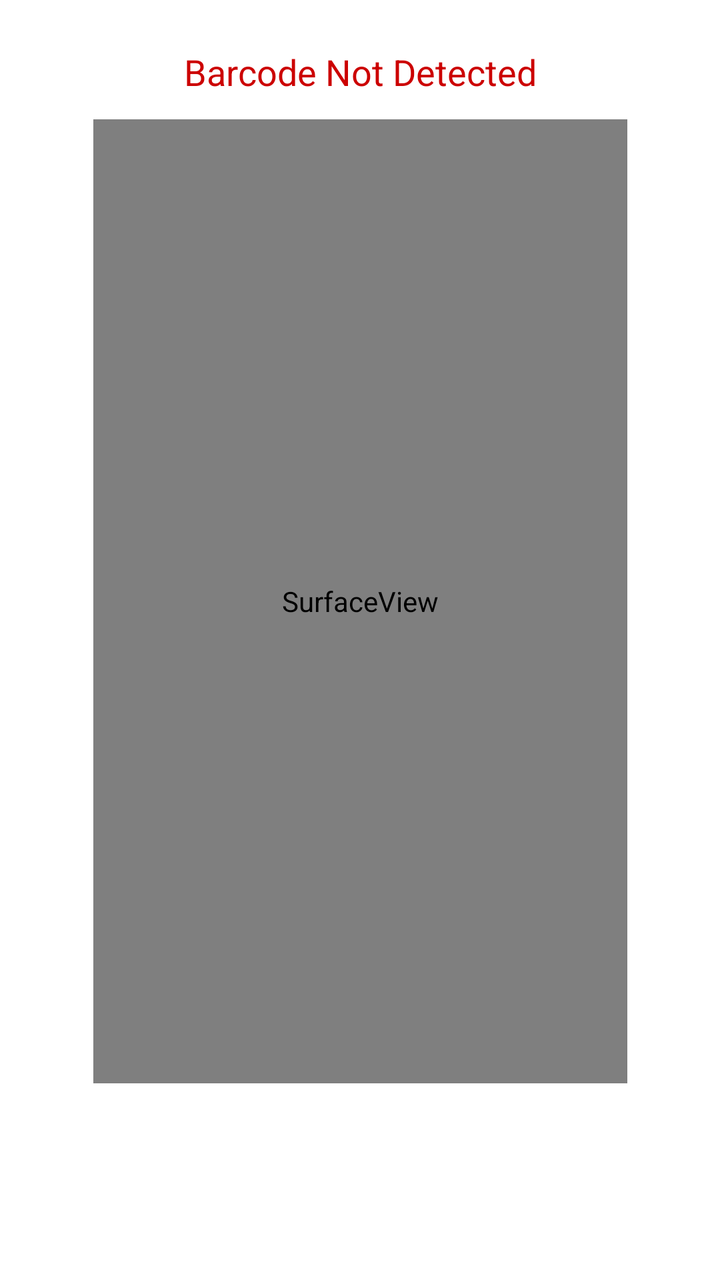
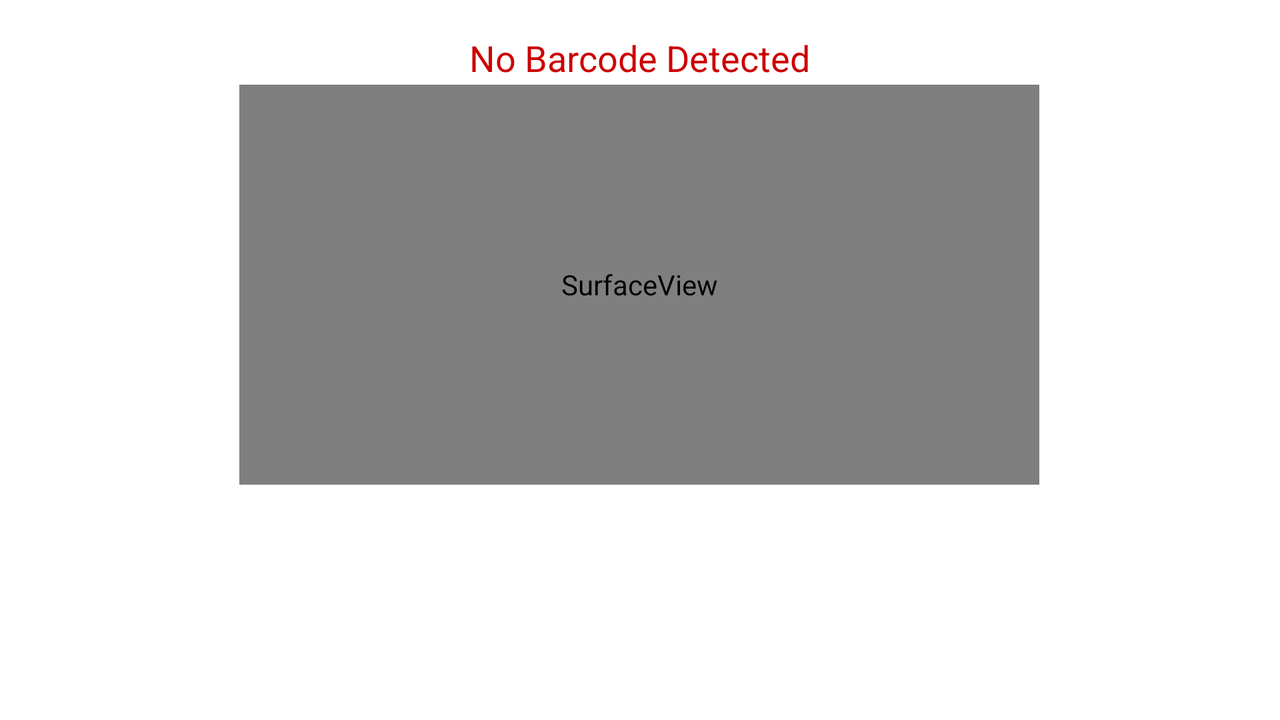

One screen, two layout resources from the same app: the default and the repository's alternative for another configuration. Each is rendered where Android would select it; the XML of both is given below.
<!-- AndroidManifest.xml: application theme Theme.QRBarCodeScanner -->
<!-- res/layout/activity_scanned_barcode.xml -->
<?xml version="1.0" encoding="utf-8"?>
<androidx.constraintlayout.widget.ConstraintLayout xmlns:android="http://schemas.android.com/apk/res/android"
    xmlns:app="http://schemas.android.com/apk/res-auto"
    xmlns:tools="http://schemas.android.com/tools"
    android:layout_width="match_parent"
    android:layout_height="match_parent">

    <Button
        android:id="@+id/viewText"
        android:layout_width="300dp"
        android:layout_height="wrap_content"
        android:backgroundTint="@android:color/holo_red_dark"
        android:text="Click to View"
        android:visibility="invisible"
        app:layout_constraintBottom_toTopOf="@+id/surfaceView"
        app:layout_constraintEnd_toEndOf="parent"
        app:layout_constraintHorizontal_bias="0.494"
        app:layout_constraintStart_toStartOf="@+id/txtBarcodeValue"
        app:layout_constraintTop_toTopOf="parent"
        app:layout_constraintVertical_bias="1.0" />

    <Button
        android:id="@+id/btnScanAgain"
        android:backgroundTint="@android:color/holo_red_dark"
        android:layout_width="300dp"
        android:layout_height="wrap_content"
        android:layout_marginStart="8dp"
        android:layout_marginEnd="8dp"
        android:layout_marginBottom="50dp"
        android:text="Scan Again"
        android:visibility="invisible"
        app:layout_constraintBottom_toBottomOf="parent"
        app:layout_constraintEnd_toEndOf="parent"
        app:layout_constraintHorizontal_bias="0.494"
        app:layout_constraintStart_toStartOf="parent"
        app:layout_constraintTop_toBottomOf="@+id/surfaceView"
        app:layout_constraintVertical_bias="0.0" />

    <SurfaceView
        android:id="@+id/surfaceView"
        android:layout_width="267dp"
        android:layout_height="482dp"
        android:layout_marginStart="35dp"
        android:layout_marginEnd="35dp"
        app:layout_constraintBottom_toBottomOf="parent"
        app:layout_constraintEnd_toEndOf="parent"
        app:layout_constraintStart_toStartOf="parent"
        app:layout_constraintTop_toTopOf="parent"
        app:layout_constraintVertical_bias="0.377" />

    <TextView
        android:id="@+id/txtBarcodeValue"
        android:layout_width="0dp"
        android:layout_height="0dp"
        android:layout_marginTop="12dp"
        android:gravity="center"
        android:text="Barcode Not Detected"
        android:textColor="@android:color/holo_red_dark"
        android:textSize="18sp"
        app:layout_constraintBottom_toTopOf="@+id/surfaceView"
        app:layout_constraintEnd_toEndOf="parent"
        app:layout_constraintStart_toStartOf="parent"
        app:layout_constraintTop_toTopOf="parent"
        app:layout_constraintVertical_bias="1.0" />

    <LinearLayout
        android:layout_width="wrap_content"
        android:layout_height="50dp"
        app:layout_constraintBottom_toBottomOf="parent"
        app:layout_constraintEnd_toEndOf="parent"
        app:layout_constraintHorizontal_bias="0.4"
        app:layout_constraintStart_toStartOf="parent"
        app:layout_constraintTop_toBottomOf="@+id/btnScanAgain"
        app:layout_constraintVertical_bias="1.0">

        <Button
            android:id="@+id/btnAction"
            android:layout_width="336dp"
            android:layout_height="match_parent"
            android:text="ADD CONTENT IN THE MAIL"
            android:visibility="invisible"
            android:backgroundTint="@android:color/holo_red_dark"
            app:layout_constraintBottom_toBottomOf="parent"
            app:layout_constraintEnd_toEndOf="parent"
            app:layout_constraintHorizontal_bias="0.04"
            app:layout_constraintStart_toStartOf="parent"
            app:layout_constraintTop_toBottomOf="@+id/btnScanAgain"
            app:layout_constraintVertical_bias="1.0" />

        <ImageButton
            android:id="@+id/shareIcon"
            android:layout_width="70dp"
            android:layout_height="match_parent"
            android:backgroundTint="@android:color/holo_red_dark"
            android:visibility="invisible"
            app:layout_constraintBottom_toBottomOf="parent"
            app:layout_constraintEnd_toEndOf="parent"
            app:layout_constraintHorizontal_bias="0.0"
            app:layout_constraintStart_toEndOf="@+id/btnAction"
            app:layout_constraintTop_toTopOf="parent"
            app:layout_constraintVertical_bias="1.0"
            app:srcCompat="@android:drawable/ic_menu_share" />
    </LinearLayout>
</androidx.constraintlayout.widget.ConstraintLayout>
<!-- resources referenced by this layout -->
<resources>
  <style name="Theme.QRBarCodeScanner" parent="Theme.MaterialComponents.DayNight.DarkActionBar">
          
          <item name="colorPrimary">@android:color/holo_red_light</item>
          <item name="colorPrimaryVariant">@android:color/holo_red_dark</item>
          <item name="colorOnPrimary">@color/white</item>
          
          <item name="colorSecondary">@color/teal_200</item>
          <item name="colorSecondaryVariant">@color/teal_700</item>
          <item name="colorOnSecondary">@color/black</item>
          
          <item name="android:statusBarColor" tools:targetApi="l">?attr/colorPrimaryVariant</item>
          
      </style>
</resources>
<!-- res/layout-land/activity_scanned_barcode.xml (the repository's variant of the layout above) -->
<!-- drawn on the phone turned sideways -->
<?xml version="1.0" encoding="utf-8"?>
<androidx.constraintlayout.widget.ConstraintLayout xmlns:android="http://schemas.android.com/apk/res/android"
    xmlns:app="http://schemas.android.com/apk/res-auto"
    xmlns:tools="http://schemas.android.com/tools"
    android:layout_width="match_parent"
    android:layout_height="match_parent">


    <Button
        android:id="@+id/btnScanAgain"
        android:layout_width="300dp"
        android:layout_height="wrap_content"
        android:layout_marginStart="8dp"
        android:layout_marginEnd="8dp"
        android:layout_marginBottom="50dp"
        android:backgroundTint="@android:color/holo_red_dark"
        android:text="Scan Again"
        android:visibility="invisible"
        app:layout_constraintBottom_toBottomOf="parent"
        app:layout_constraintEnd_toEndOf="parent"
        app:layout_constraintHorizontal_bias="0.498"
        app:layout_constraintStart_toStartOf="parent"
        app:layout_constraintTop_toBottomOf="@+id/surfaceView"
        app:layout_constraintVertical_bias="0.0" />

    <SurfaceView
        android:id="@+id/surfaceView"
        android:layout_width="400dp"
        android:layout_height="200dp"
        android:layout_marginStart="35dp"
        android:layout_marginEnd="35dp"
        app:layout_constraintBottom_toBottomOf="parent"
        app:layout_constraintEnd_toEndOf="parent"
        app:layout_constraintHorizontal_bias="0.498"
        app:layout_constraintStart_toStartOf="parent"
        app:layout_constraintTop_toTopOf="parent"
        app:layout_constraintVertical_bias="0.264" />

    <TextView
        android:id="@+id/txtBarcodeValue"
        android:layout_width="210dp"
        android:layout_height="35dp"
        android:layout_marginTop="12dp"
        android:gravity="center"
        android:text="No Barcode Detected"
        android:textColor="@android:color/holo_red_dark"
        android:textSize="18sp"
        app:layout_constraintBottom_toTopOf="@+id/surfaceView"
        app:layout_constraintEnd_toEndOf="parent"
        app:layout_constraintHorizontal_bias="0.499"
        app:layout_constraintStart_toStartOf="parent"
        app:layout_constraintTop_toTopOf="parent"
        app:layout_constraintVertical_bias="0.153" />

    <LinearLayout
        android:layout_width="0dp"
        android:layout_height="50dp"
        app:layout_constraintBottom_toBottomOf="parent"
        app:layout_constraintEnd_toEndOf="parent"
        app:layout_constraintHorizontal_bias="0.4"
        app:layout_constraintStart_toStartOf="parent"
        app:layout_constraintTop_toBottomOf="@+id/btnScanAgain"
        app:layout_constraintVertical_bias="1.0">

        <Button
            android:id="@+id/btnAction"
            android:layout_width="700dp"
            android:layout_height="match_parent"
            android:backgroundTint="@android:color/holo_red_dark"
            android:text="ADD CONTENT IN THE MAIL"
            android:visibility="invisible"
            app:layout_constraintBottom_toBottomOf="parent"
            app:layout_constraintEnd_toEndOf="parent"
            app:layout_constraintHorizontal_bias="0.04"
            app:layout_constraintStart_toStartOf="parent"
            app:layout_constraintTop_toBottomOf="@+id/btnScanAgain"
            app:layout_constraintVertical_bias="1.0" />

        <ImageButton
            android:id="@+id/shareIcon"
            android:layout_width="81dp"
            android:layout_height="match_parent"
            android:backgroundTint="@android:color/holo_red_dark"
            android:visibility="invisible"
            app:layout_constraintBottom_toBottomOf="parent"
            app:layout_constraintEnd_toEndOf="parent"
            app:layout_constraintHorizontal_bias="0.0"
            app:layout_constraintStart_toEndOf="@+id/btnAction"
            app:layout_constraintTop_toTopOf="parent"
            app:layout_constraintVertical_bias="1.0"
            app:srcCompat="@android:drawable/ic_menu_share" />
    </LinearLayout>
</androidx.constraintlayout.widget.ConstraintLayout>
